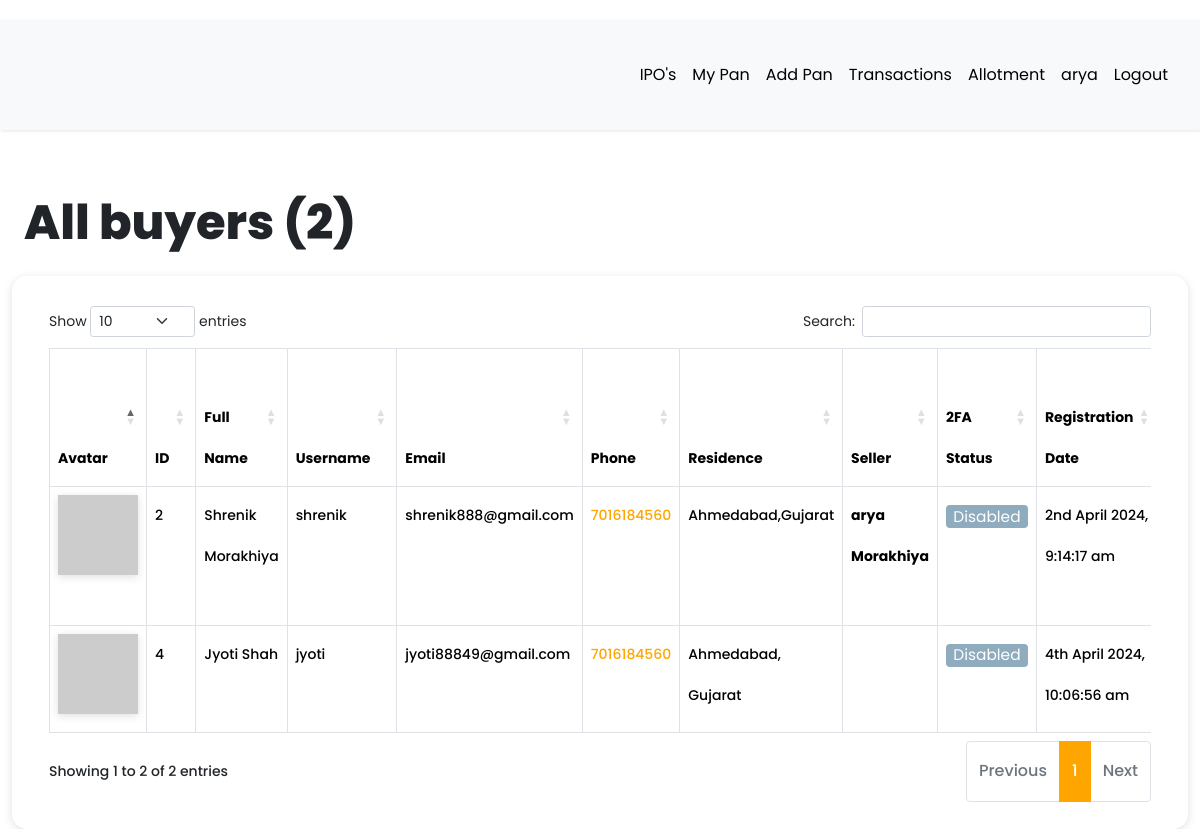
Before: /dashboard/all-buyers (signed in) with the older database file.
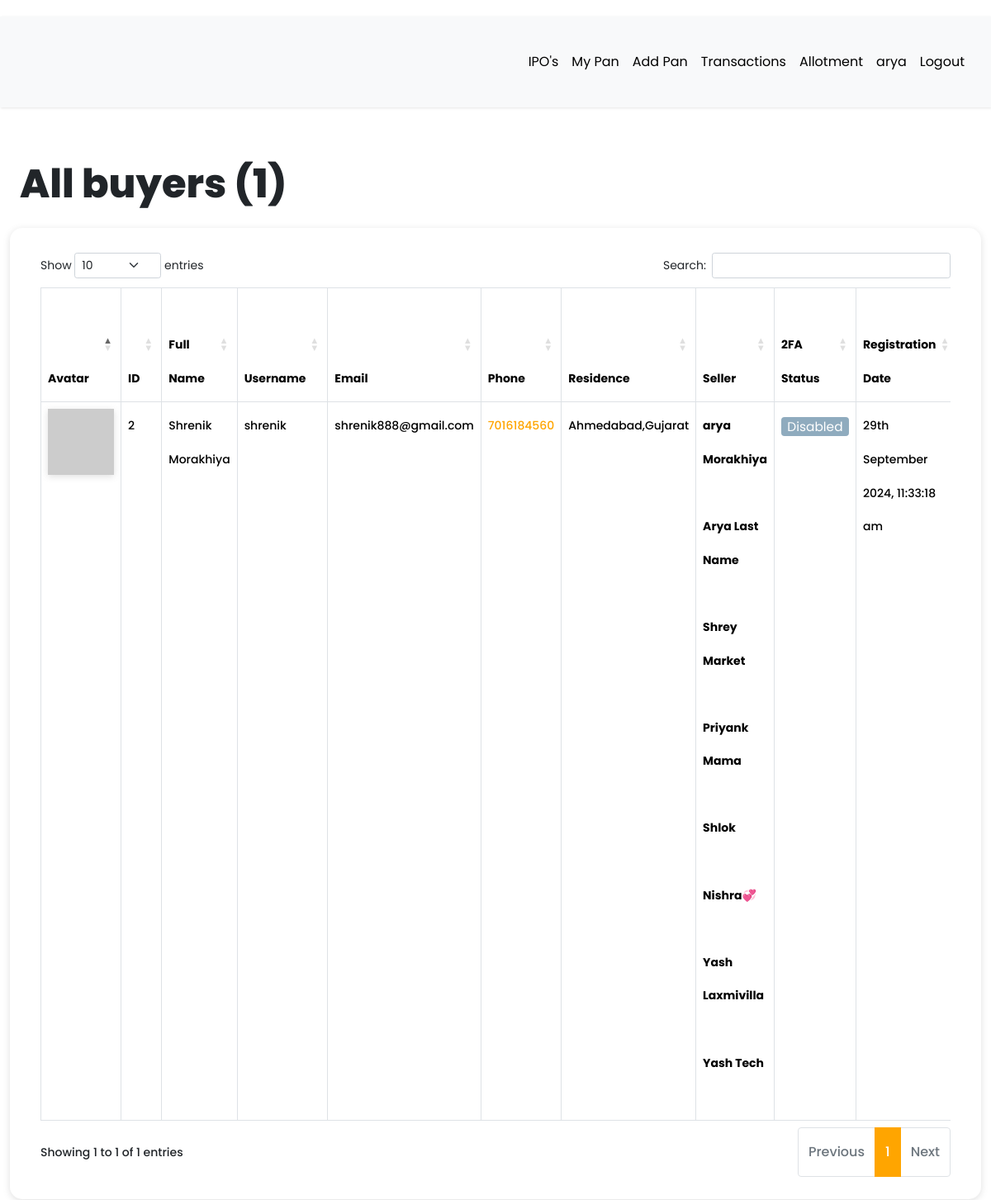
After: the same page with the newer database file.
### app/models.py (models this page shows, shortened)
class User(db.Model, UserMixin):
    __tablename__ = "user"
    id = db.Column(db.Integer, primary_key=True)
    first_name = db.Column(db.String(64), index=True, default="First Name", nullable=False)
    last_name = db.Column(db.String(64), index=True, nullable=True)
    username = db.Column(db.String(64), index=True, unique=True, nullable=False)
    email = db.Column(db.String(128), index=True, nullable=False)
    password_hash = db.Column(db.String(128))
    confirm_password = db.Column(db.String(128))
    phone_number = db.Column(db.String(20), nullable=False, unique = True)
    verification_phone = db.Column(db.String(20))
    active = db.Column(db.Boolean, nullable=False, default=True)
    delete_account = db.Column(db.Boolean, default=False)
    registered_at = db.Column(db.DateTime, default=datetime.utcnow, nullable=False)
    emails = db.relationship("Email", backref="author", lazy="dynamic")
    type = db.Column(db.String(64))
    __mapper_args__ = {"polymorphic_identity": "user", "polymorphic_on": "type"}
    def two_factor_enabled(self):
        return self.verification_phone is not None
    @property
    def is_active(self):
        return self.active
    def avatar(self, size):
        digest = md5(self.email.lower().encode("utf-8")).hexdigest()
        return f"https://www.gravatar.com/avatar/{digest}?d=identicon&s={size}"

class Buyer(User):
    __tablename__ = "buyer"
    id = db.Column(
        db.Integer,
        db.ForeignKey("user.id", ondelete="CASCADE", name="fk_buyer_user_id"),  # Explicit FK name
        primary_key=True
    )
    current_residence = db.Column(db.String(64), default="Ahmedabad, Gujarat")
    __mapper_args__ = {"polymorphic_identity": "buyer", "polymorphic_load": "inline"}

class Seller(User):
    __tablename__ = "seller"
    id = db.Column(
        db.Integer,
        db.ForeignKey("user.id", ondelete="CASCADE", name="fk_seller_user_id"),  # Explicit FK name
        primary_key=True
    )
    current_residence = db.Column(db.String(64), default="Ahmedabad, Gujarat")
    buyer_id = db.Column(db.Integer, db.ForeignKey("buyer.id", ondelete="CASCADE"))
    buyer = db.relationship(
        "Buyer", backref="buyer", foreign_keys=[buyer_id], passive_deletes=True
    )
    __mapper_args__ = {"polymorphic_identity": "seller", "polymorphic_load": "inline"}

### app/routes.py (the view)
@app.route("/dashboard/all-buyers")
@login_required
def all_buyers():
    try:
        buyers = Buyer.query.all()
        all_registered_buyers = len(buyers)
        return render_template(
            "admin/all_buyers.html",
            title="All buyers",
            buyers=buyers,
            all_registered_buyers=all_registered_buyers,
        )
    except Exception as e:
        print(f"An error occurred: {e}")
        return f"Error : {e}", 400

### app/models.py (called while the page is built)
@login.user_loader
def load_user(id):
    return User.query.get(int(id))

### app/templates/admin/all_buyers.html (shortened to what this page needs)
{% extends 'base.html' %}
{% block current_user_content %}
    <div class="container-fluid content">
        <div class="row">
            <div class="col-md-12">
                <h1 class="mt-4 mb-4">{{ title }} ({{ all_registered_buyers }})</h1>
            </div>
        </div>
        <div class="row users">
            <div class="col-md-12">
                <div class="table-responsive">
                    <table id="data" class="table table-hover table-bordered">
                        <thead>
                            <tr>
                                <th>Avatar</th>
                                <th>ID</th>
                                <th>Full Name</th>
                                <th>Username</th>
                                <th>Email</th>
                                <th>Phone</th>
                                <th>Residence</th>
                                <th>Seller</th>
                                <th>2FA Status</th>
                                <th>Registration Date</th>
                            </tr>
                        </thead>
                        <tbody>
                            {% for buyer in buyers %}
                                <tr>
                                    <td><img src="{{ buyer.avatar(25) }}"></td>
                                    <td>{{ buyer.id }}</td>
                                    <td>{{ buyer.first_name }} {{ buyer.last_name }}</td>
                                    <td>{{ buyer.username }}</td>
                                    <td>{{ buyer.email }}</td>
                                    <td><a href="https://wa.me/{{ buyer.phone_number | replace('+', '') }}?text=Hello%20From%20KavyaArya" target="_blank">{{ buyer.phone_number }}</a></td>
                                    <td>{{ buyer.current_residence }}</td>
                                    <td>
                                        {% for child in buyer.buyer %}
                                            <strong>{{ child.first_name }} {{ child.last_name }}</strong> <br><br>
                                        {% endfor %}
                                    </td>
                                    {% if buyer.two_factor_enabled() %}
                                        <td><span class="label label-info"> Enabled </span></td>
                                    {% else %}
                                        <td><span class="label label-info"> Disabled </span></td>
                                    {% endif %}
                                    <td>{{ moment(buyer.registered_at).format('Do MMMM YYYY, h:mm:ss a') }}</td>
                                </tr>
                            {% endfor %}
                        </tbody>
                    </table>
                </div>
            </div>
        </div>
    </div>
{% endblock %}

### app/templates/base.html (shortened to what this page needs)
<!DOCTYPE html>
<html lang="eng">
<head>
  <link rel="stylesheet" href="https://cdnjs.cloudflare.com/ajax/libs/intl-tel-input/16.0.4/css/intlTelInput.css">
  <link rel="stylesheet" type="text/css" href="https://cdn.datatables.net/1.10.25/css/dataTables.bootstrap5.css">
  <link rel="stylesheet" href="{{ url_for('static', filename='css/navbar.css') }}">
  {% if current_user.is_authenticated %}
  <link rel="stylesheet" type="text/css" href="{{ url_for('static', filename='css/custom_current_user.css') }}"
    alt="52 Not available at this momoent">
  <link href="https://cdn.jsdelivr.net/npm/bootstrap@5.3.3/dist/css/bootstrap.min.css" rel="stylesheet"
>
  <link rel="stylesheet" href="{{ url_for('static', filename='css/main.css') }}">
  <link rel="stylesheet"
    href="https://cdnjs.cloudflare.com/ajax/libs/malihu-custom-scrollbar-plugin/3.1.5/jquery.mCustomScrollbar.min.css">
  {% endif %}
</head>
<body>
    {% if current_user.is_authenticated %}
    {% if current_user.is_active %}
    <div class="wrapper">
      <div id="content">
        <nav class="navbar navbar-expand-lg navbar-light bg-light">
          <div class="container-fluid">
            {% if current_user.type == "seller" %}
            <div class="collapse navbar-collapse" id="navbarSupportedContent">
              <ul class="nav navbar-nav ms-auto">
                <li class="nav-item">
                  <a class="nav-link {{ 'link_disabled' if request.endpoint == 'view_product' else '' }}"
                    href="{{ url_for('view_product') }}" alt="459 Not available at this moment">IPO's</a>
                </li>
                <li class="nav-item">
                  <a class="nav-link {{ 'link_disabled' if request.endpoint == 'all_pan' else '' }}"
                    href="{{ url_for('all_pan') }}" alt="459 Not available at this moment">My Pan</a>
                </li>
                <li class="nav-item">
                  <a class="nav-link {{ 'link_disabled' if request.endpoint == 'add_pan' else '' }}"
                    href="{{ url_for('add_pan') }}" alt="459 Not available at this moment">Add Pan</a>
                </li>
                <li class="nav-item">
                  <a class="nav-link {{ 'link_disabled' if request.endpoint == 'all_transaction' else '' }}"
                    href="{{ url_for('all_transaction') }}" alt="459 Not available at this moment">Transactions</a>
                </li>
                <li class="nav-item">
                  <a class="nav-link {{ 'link_disabled' if request.endpoint == 'checking_allotment' else '' }}"
                    href="{{ url_for('checking_allotment') }}" alt="459 Not available at this moment">Allotment</a>
                </li>
                <li class="nav-item ">
                  <a class="nav-link {{ 'link_disabled' if request.endpoint == 'dashboard' else '' }}"
                    href="{{ url_for('dashboard') }}" alt="459 Not available at this moment">{{ current_user.username
                    }}</a>
                </li>
                <li class="nav-item">
                  <a class="nav-link {{ 'link_disabled' if request.endpoint == 'logout' else '' }}"
                    href="{{ url_for('logout') }}" alt="459 Not available at this moment">Logout</a>
                </li>
              </ul>
            </div>
            {% endif %}
        </nav>
        {% block current_user_content %}
        {% endblock %}
      </div>
    </div>
    {% endif %}
    {% endif %}
</body>
</html>

### app/static/css/navbar.css (style rules this page uses)
:root { --default-primary: #90f188; --default-secondary: #0f1d07; --container-gutter: clamp(2.5rem, 2.6455026455vw, 3.325rem); --theme-primary: var(--default-primary); --theme-secondary: var(--default-secondary); }

### app/static/css/custom_current_user.css (style rules this page uses)
body { font-family: 'Poppins', sans-serif; background: #fafafa; }
a, a:hover, a:focus { color: inherit; text-decoration: none; transition: all 0.3s; }
.navbar { padding: 15px 10px; background: #fff; border: none; border-radius: 0; margin-bottom: 40px; box-shadow: 1px 1px 3px #0000001a; }
.wrapper { display: flex; width: 100%; }
#content { width: calc(100%); padding-top: 20px; padding-bottom: 20px; min-height: 100vh; transition: all 0.3s; position: absolute; top: 0; right: 0; }
.users { margin-bottom: 25px; padding: 25px; border-radius: 15px; box-shadow: #63636333 0px 2px 8px 0px; }
.label { display: inline-block; font-weight: 400; line-height: 0.5; text-align: center; text-decoration: none; vertical-align: middle; cursor: pointer; -webkit-user-select: none; -moz-user-select: none; -ms-user-select: none; user-select: none; background-color: #e2e2e2; border: 1px solid transparent; padding: 0.4rem 0.4rem; font-size: 1.1em; border-radius: 0.25rem; transition: color 0.15s ease-in-out, background-color 0.15s ease-in-out, border-color 0.15s ease-in-out, box-shadow 0.15s ease-in-out; }
.label-info { background-color: #8fabbe; }
.label-info, .label-success, .label-warning, .label-danger, .label-info:hover, .label-success:hover, .label-warning:hover, .label-danger:hover { color: white; }
img { box-shadow: #63636333 0px 2px 8px 0px; }

Changed rows visible on the page:
removed Buyer: id "4", first_name "Jyoti", last_name "Shah", username "jyoti", email "jyoti88849@gmail.com", phone_number "7016184560", current_residence "Ahmedabad, Gujarat"
no longer on this page (row edited): User: registered_at "4th April 2024, 10:06:56 am"
added Seller: first_name "Arya", last_name "Last Name"
added Seller: first_name "Shrey Market"
added Seller: first_name "Priyank Mama"
added Seller: first_name "Shlok"
added Seller: first_name "Nishra💞"
added Seller: first_name "Yash Laxmivilla"
added Seller: first_name "Yash Tech"
changed User: registered_at "2nd April 2024, 9:14:17 am" → "29th September 2024, 11:33:18 am"
Other visible differences:
{{ all_registered_buyers }}: "2" → "1"
text written by a page script: "Show entries Search: Showing 1 to 2 of 2 entries Previous 1 Next" → "Show entries Search: Showing 1 to 1 of 1 entries Previous 1 Next"
